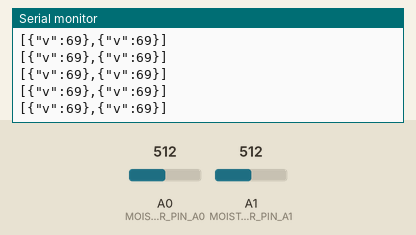
This sketch was run on a simulated Arduino Uno, built for the host (arithmetic inside an expression is 32-bit, double 64-bit). Shown: the last lines printed to the serial monitor. The test bench sets the inputs (shaded band); at power-on: A0 (MOISTURE_SENSOR_PIN_A0) = 512, A1 (MOISTURE_SENSOR_PIN_A1) = 512.

Above: at 1.2 s.
1.3 s: A0 (MOISTURE_SENSOR_PIN_A0) set to 417
At 2.1 s:
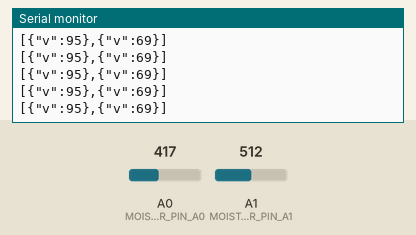
4.3 s: A0 (MOISTURE_SENSOR_PIN_A0) set to 392
At 5.0 s:
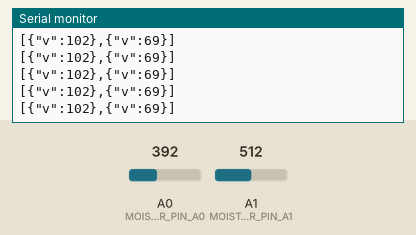
5.8 s: A1 (MOISTURE_SENSOR_PIN_A1) set to 417
At 6.8 s:
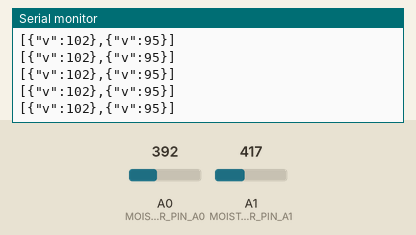
8.8 s: A1 (MOISTURE_SENSOR_PIN_A1) set to 391
At 9.4 s:
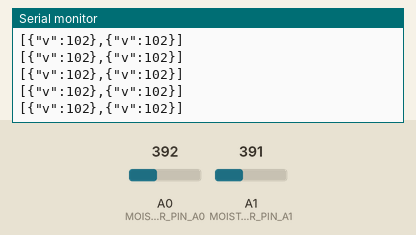
Timing chart, 0 to 11.8 s (numbered marks = the images above; inputs shaded):
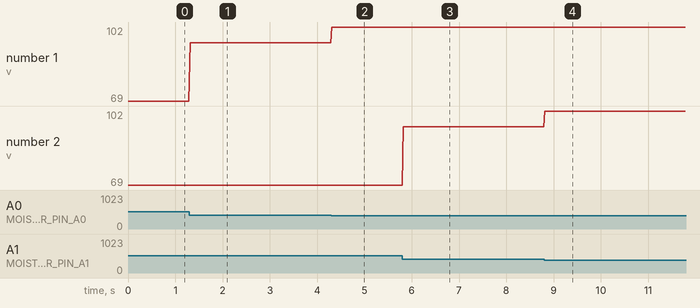

Measured:
- after the input at 1.3 s, the serial monitor: prints a new line at once (image 1)
- after the input at 4.3 s, the serial monitor: prints a new line at once (image 2)
- after the input at 5.8 s, the serial monitor: prints a new line at once (image 3)
- after the input at 8.8 s, the serial monitor: prints a new line at once (image 4)
- plotted number 1: 69 → 95 after the input at 1.3 s, 95 → 102 after the input at 4.3 s

The sketch:

UNO.ino
```cpp
#include <SoftwareSerial.h>
#include <ArduinoJson.h>
SoftwareSerial s(5,6);
#define MOISTURE_SENSOR_PIN_A0 A0
#define MOISTURE_SENSOR_PIN_A1 A1

  int moistureA0;
  int moistureA1;

  int moisturePertange_A0;
  int moisturePertange_A1;

  int map_low =770;
  int map_high =400;

void setup() {
  s.begin(9600);
  Serial.begin(9600);
  pinMode(MOISTURE_SENSOR_PIN_A0,INPUT);
  pinMode(MOISTURE_SENSOR_PIN_A1,INPUT);
}

void loop() {
  ReadMoisture();
  SendMoistureSerial();
 }

void ReadMoisture()
{
  moistureA0 = analogRead(MOISTURE_SENSOR_PIN_A0);
  moistureA1 = analogRead(MOISTURE_SENSOR_PIN_A1);

  moisturePertange_A0 = map(moistureA0,map_low,map_high,0,100);
  moisturePertange_A1 = map(moistureA1,map_low,map_high,0,100);

//  Serial.print("A0:");
//  Serial.println(moisturePertange_A0);
//  Serial.print("A1:");
//  Serial.println(moisturePertange_A1);
}

void SendMoistureSerial()
{
  const size_t capacity = JSON_ARRAY_SIZE(3) + 3*JSON_OBJECT_SIZE(2)+51;
  DynamicJsonBuffer jsonBuffer(capacity);

  JsonArray& root = jsonBuffer.createArray();

  JsonObject& root_0 = root.createNestedObject();
  root_0["v"] = moisturePertange_A0;

  JsonObject& root_1 = root.createNestedObject();
  root_1["v"] = moisturePertange_A1;

  root.printTo(Serial);
  Serial.println();
  root.printTo(s);
}
```
